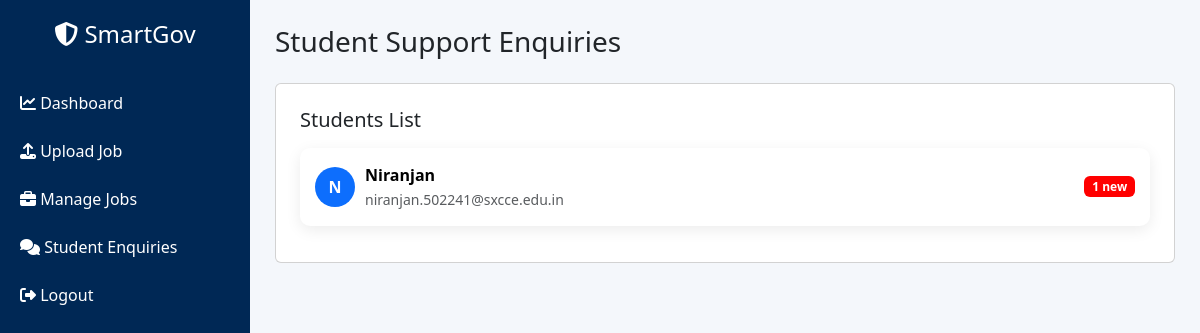
Page /admin/chat (signed in) on the committed database.
### app.py (models this page shows)
class Student(db.Model):
    id = db.Column(db.Integer, primary_key=True)
    user_id = db.Column(db.String(20), unique=True)
    username = db.Column(db.String(100))
    password = db.Column(db.String(200))
    email = db.Column(db.String(120))
    mobile = db.Column(db.String(20))
    account_created = db.Column(db.DateTime, default=datetime.utcnow)
    last_login = db.Column(db.DateTime)
    otp_status = db.Column(db.Boolean, default=False)
    full_name = db.Column(db.String(150))
    father_name = db.Column(db.String(150))
    mother_name = db.Column(db.String(150))
    dob = db.Column(db.Date)
    age = db.Column(db.Integer)
    gender = db.Column(db.String(20))
    marital_status = db.Column(db.String(50))
    nationality = db.Column(db.String(100))
    religion = db.Column(db.String(100))
    aadhaar = db.Column(db.String(20))
    permanent_address = db.Column(db.Text)
    current_address = db.Column(db.Text)
    village = db.Column(db.String(100))
    district = db.Column(db.String(100))
    state = db.Column(db.String(100))
    pincode = db.Column(db.String(10))
    category = db.Column(db.String(50))
    sub_category = db.Column(db.String(100))
    caste_certificate = db.Column(db.String(100))
    creamy_layer = db.Column(db.String(50))
    ews_certificate = db.Column(db.String(100))
    pwd = db.Column(db.String(20))
    disability_type = db.Column(db.String(100))
    disability_percentage = db.Column(db.String(50))
    ex_serviceman = db.Column(db.String(20))
    defence_ward = db.Column(db.String(20))
    freedom_fighter = db.Column(db.String(20))
    sports_quota = db.Column(db.String(20))
    tenth_board = db.Column(db.String(100))
    tenth_school = db.Column(db.String(200))
    tenth_year = db.Column(db.String(10))
    tenth_percentage = db.Column(db.String(10))
    tenth_subjects = db.Column(db.String(200))
    twelfth_board = db.Column(db.String(100))
    twelfth_stream = db.Column(db.String(50))
    twelfth_school = db.Column(db.String(200))
    twelfth_year = db.Column(db.String(10))
    twelfth_percentage = db.Column(db.String(10))
    twelfth_subjects = db.Column(db.String(200))
    diploma_course = db.Column(db.String(150))
    diploma_branch = db.Column(db.String(150))
    diploma_institute = db.Column(db.String(200))
    diploma_university = db.Column(db.String(200))
    diploma_year = db.Column(db.String(10))
    diploma_percentage = db.Column(db.String(10))
    ug_degree = db.Column(db.String(100))
    ug_branch = db.Column(db.String(150))
    ug_college = db.Column(db.String(200))
    ug_university = db.Column(db.String(200))
    ug_mode = db.Column(db.String(50))
    ug_year = db.Column(db.String(10))
    ug_percentage = db.Column(db.String(10))
    pg_degree = db.Column(db.String(100))
    pg_specialization = db.Column(db.String(150))
    pg_college = db.Column(db.String(200))
    pg_university = db.Column(db.String(200))
    pg_year = db.Column(db.String(10))
    pg_percentage = db.Column(db.String(10))
    phd = db.Column(db.String(100))
    professional_courses = db.Column(db.String(200))
    certifications = db.Column(db.String(200))
    ncc_certificate = db.Column(db.String(20))
    ncc_division = db.Column(db.String(50))
    ncc_grade = db.Column(db.String(10))
    service_preference = db.Column(db.String(50))

### app.py (the view)
@app.route("/admin/chat")
def admin_chat():
    if "admin" not in session:
        return redirect(url_for("admin_login"))
    students = db.session.query(Student).join(
        ChatMessage,
        Student.id == ChatMessage.student_id
    ).distinct().all()
    student_data = []
    for s in students:
        unread = ChatMessage.query.filter_by(
            student_id=s.id,
            sender="student",
            is_read=False
        ).count()
        student_data.append({
            "student": s,
            "unread": unread
        })
    return render_template(
        "admin_chat_dashboard.html",
        students=student_data
    )

### templates/admin_chat_dashboard.html (shortened to what this page needs)
<!DOCTYPE html>
<html lang="en">
<head>
<link href="https://cdn.jsdelivr.net/npm/bootstrap@5.3.2/dist/css/bootstrap.min.css" rel="stylesheet">
<link href="https://cdnjs.cloudflare.com/ajax/libs/font-awesome/6.5.0/css/all.min.css" rel="stylesheet">
</head>
<body>
<div class="sidebar">
<h4><i class="fa fa-shield-halved"></i> SmartGov</h4>
<a href="/admin/dashboard">
<i class="fa fa-chart-line"></i> Dashboard
</a>
<a href="/admin/upload_job">
<i class="fa fa-upload"></i> Upload Job
</a>
<a href="/admin/jobs">
<i class="fa fa-briefcase"></i> Manage Jobs
</a>
<a href="/admin/chat">
<i class="fa fa-comments"></i> Student Enquiries
</a>
<a href="/admin/logout">
<i class="fa fa-sign-out-alt"></i> Logout
</a>
</div>
<div class="main">
<h3 class="mb-4">Student Support Enquiries</h3>
<div class="card p-4">
<h5 class="mb-3">Students List</h5>
{% for item in students %}
<a href="/admin/chat/{{item.student.id}}" style="text-decoration:none;color:black;">
<div class="student-card">
<div class="student-info">
<div class="avatar">
{{item.student.full_name[0]}}
</div>
<div>
<strong>{{item.student.full_name}}</strong><br>
<small class="text-muted">{{item.student.email}}</small>
</div>
</div>
{% if item.unread > 0 %}
<span class="badge badge-new">
{{item.unread}} new
</span>
{% endif %}
</div>
</a>
{% endfor %}
</div>
</div>
</body>
</html>

### templates/admin_chat_dashboard.html (style rules this page uses)
body { background:#f4f7fb; font-family:'Segoe UI',sans-serif; }
.sidebar { height:100vh; background:#002855; color:white; position:fixed; width:250px; padding-top:20px; }
.sidebar h4 { text-align:center; margin-bottom:30px; }
.sidebar a { display:block; color:white; padding:12px 20px; text-decoration:none; transition:0.3s; }
.main { margin-left:250px; padding:25px; }
.student-card { background:white; border-radius:10px; padding:15px; margin-bottom:12px; display:flex; align-items:center; justify-content:space-between; box-shadow:0 4px 15px rgba(0,0,0,0.08); transition:0.3s; }
.student-info { display:flex; align-items:center; gap:10px; }
.avatar { width:40px; height:40px; border-radius:50%; background:#0d6efd; display:flex; align-items:center; justify-content:center; color:white; font-weight:bold; }
.badge-new { background:red; }

### rows in the picture
Student: student "N", student.full_name "Niranjan", student.email "niranjan.502241@sxcce.edu.in"

### other values in the picture
{{ item.unread }} "1"
